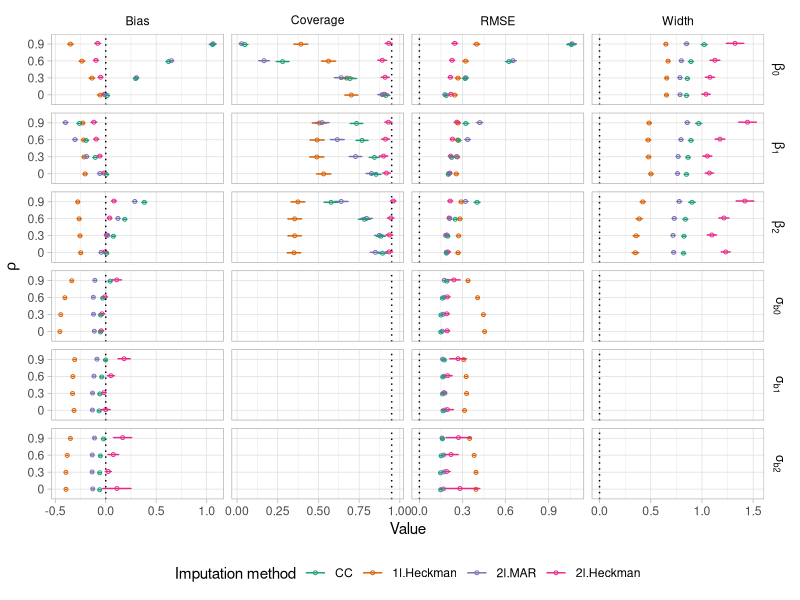
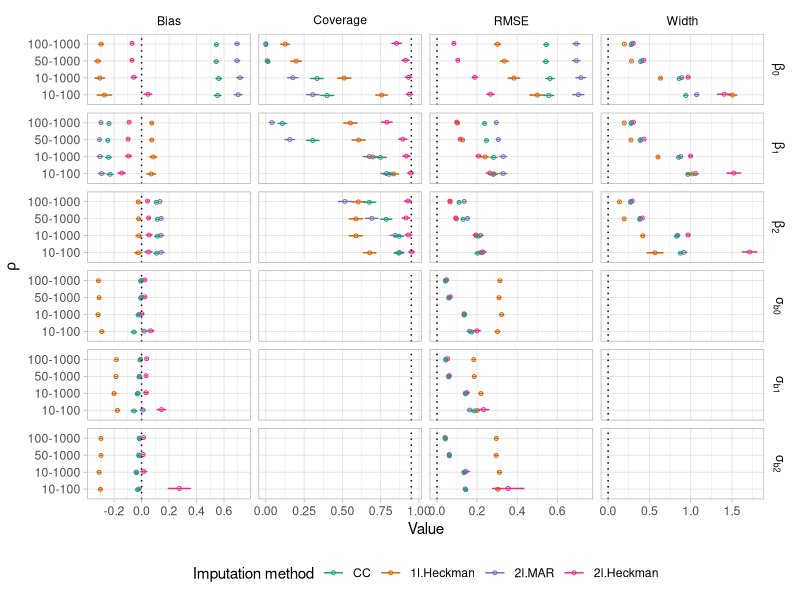
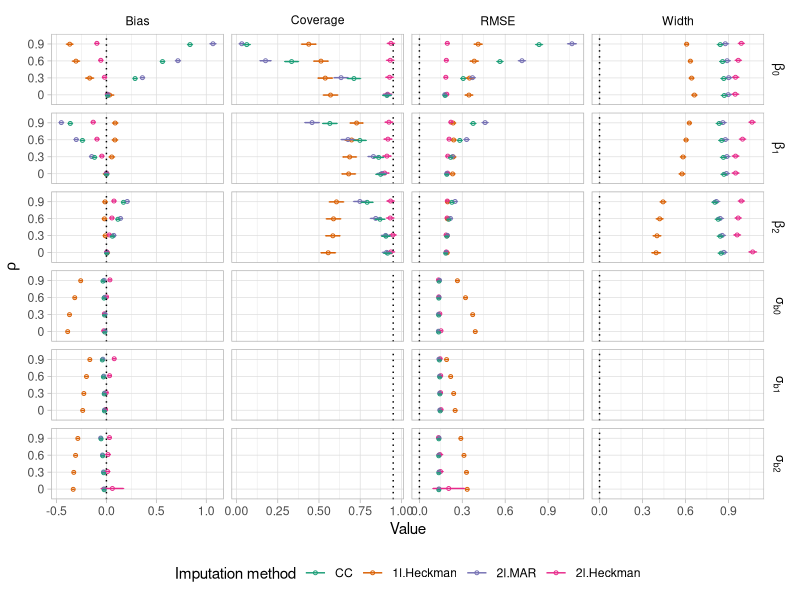
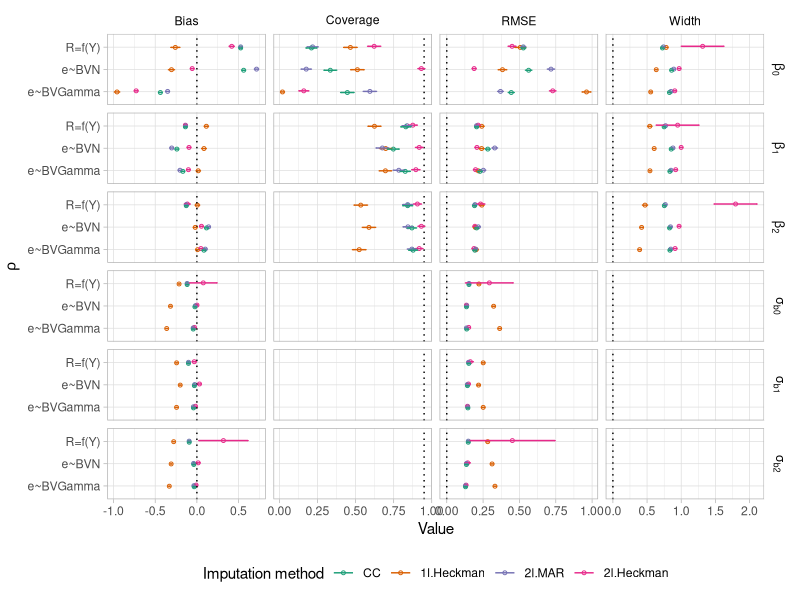

R code for these plots, in order:
library(here)
library(data.table)
library(ggplot2)

# Arrange dataset
data<-as.data.table(readxl::read_xlsx(here('2.Simulation','Sim_results.xlsx'),sheet="Sheet1"))
#data<-data[,grep("Scenario|Method|Variation|^Bias|^EmpSE|^RMSE|^CIW|^Cov|^SE", names(data)), with = FALSE]
#colnames(data)<-c("Scenario","Variation","Method", paste0("p_Coverage_",0:2), paste0("p_Bias_",0:6),paste0("p_RMSE_",0:6),paste0("p_Width_",0:2),paste0("p_EmpSE_",0:6),paste0("SE_Bias_",0:6),paste0("SE_EmpSE_",0:6),paste0("SE_RMSE_",0:6),paste0("SE_Width_",0:2), paste0("SE_Coverage_",0:2))
#data<- setDT(melt(data, measure.vars = c( paste0("p_Bias_",0:6), paste0("p_Coverage_",0:2), paste0("p_EmpSE_",0:6), paste0("p_RMSE_",0:6),paste0("p_Width_",0:2),paste0("SE_Bias_",0:6), paste0("SE_Coverage_",0:2),paste0("SE_EmpSE_",0:6),paste0("SE_RMSE_",0:6),paste0("SE_Width_",0:2)),variable.name = "Statistic", value.name = "Value"))
data<-data[Variation!="10-50",]
data<-data[,grep("Scenario|Method|Variation|^Bias|^RMSE|^CIW|^Cov|^SE_B|^SE_C|^SE_W|^SE_RM", names(data)), with = FALSE]
colnames(data)<-c("Scenario","Variation","Method", paste0("p_Coverage_",0:2), paste0("p_Bias_",0:6),
                  paste0("p_RMSE_",0:6),paste0("p_Width_",0:2),paste0("SE_Bias_",0:6),paste0("SE_RMSE_",0:6),paste0("SE_Width_",0:2), paste0("SE_Coverage_",0:2))
data<- setDT(melt(data, measure.vars = c( paste0("p_Bias_",0:6), paste0("p_Coverage_",0:2), paste0("p_RMSE_",0:6),paste0("p_Width_",0:2),
                                          paste0("SE_Bias_",0:6), paste0("SE_Coverage_",0:2),paste0("SE_RMSE_",0:6),paste0("SE_Width_",0:2)),variable.name = "Statistic", value.name = "Value"))



data[, c("Type","Statistic", "Parameter") := tstrsplit(Statistic, "_", fixed=TRUE)]
data<- setDT(dcast(data, Scenario+ Variation+ Method +  Parameter+Statistic~Type, value.var = "Value"))
param_val <- c("0"="beta_0", "1"="beta_1", "2"="beta_2", 
               "3"="sigma_b0", "4"="sigma_b1", "5"="sigma_b2","6"= "sigma_e")
data[,Method:=factor(Method, levels = c("CC","1l.Heckman","2l.MAR","2l.Heckman"))]

data[,Parameter := as.factor(param_val[data$Parameter])]
data[,Parameter := factor(Parameter, levels = c("beta_0","beta_1","beta_2","sigma_b0","sigma_b1","sigma_b2","sigma_e"),
                          ordered = TRUE, labels=c(expression(beta[0]),expression(beta[1]),expression(beta[2]),
                                                   expression(sigma[b*0]),expression(sigma[b*1]),expression(sigma[b*2]),
                                                   expression(sigma[e])))]


plotsim<-function(Scenariov,levelsvar){
datagraph<-data[Scenario==Scenariov,]
datalines <- data.table(Parameter = c("beta_0","beta_1", "beta_2","sigma_b0", "sigma_b1","sigma_b2","sigma_e"),
                        Z = c(rep(0,7),rep(0.95,7),rep(0,7),rep(0,7)),
                        Statistic=c(rep("Bias",7),rep("Coverage",7),rep("RMSE",7),rep("Width",7)))
datalines[,Parameter := factor(Parameter, levels = c("beta_0","beta_1","beta_2","sigma_b0","sigma_b1","sigma_b2","sigma_e"),
                               ordered = TRUE, labels=c(expression(beta[0]),expression(beta[1]),expression(beta[2]),
                                                        expression(sigma[b*0]),expression(sigma[b*1]),expression(sigma[b*2]),
                                                        expression(sigma[e])))]
datagraph[, Variation:=as.factor(Variation)]
datagraph[, Variation:=factor(Variation,levels=levelsvar)]

pd = position_dodge(.1)
datalines1<-datalines[Parameter%in%c("beta[0]","beta[1]","beta[2]","sigma[b * 0]","sigma[b * 1]","sigma[b * 2]")]

plot<-ggplot(datagraph[Parameter%in%c("beta[0]","beta[1]","beta[2]","sigma[b * 0]","sigma[b * 1]","sigma[b * 2]")],
       aes(y= Variation, x     = p, color = Method)) +
  geom_point(shape = 1,size  = 1,position = pd) +
  geom_vline(data = datalines1, aes(xintercept = Z),linetype='dotted')+
  geom_errorbar(aes(xmin  = p - 1.96*SE, xmax  = p + 1.96*SE),
                width = 0.2,size  = 0.5,position = pd) +
  facet_grid(Parameter~Statistic, scales="free",labeller = label_parsed)+
  scale_color_brewer(palette="Dark2")+
  guides(color=guide_legend(title="Imputation method"))+
  theme_light()+  
  theme(strip.background =element_rect(fill="white"),legend.position="bottom")+
  theme(strip.text = element_text(colour = 'black'))+
  xlab("Value")+ylab(expression(rho))
return(plot)
}


plot_rho<-plotsim(Scenariov="Rho",levelsvar=c("0","0.3","0.6","0.9"))
plot_bin<-plotsim(Scenariov="Bin",levelsvar=c("0","0.3","0.6","0.9"))
plot_N<-plotsim(Scenariov="N",levelsvar=c("10-50","10-100","10-1000","50-1000","100-1000"))
plot_S<-plotsim(Scenariov="S",levelsvar=c("e~BVGamma","e~BVN","R=f(Y)" ))
